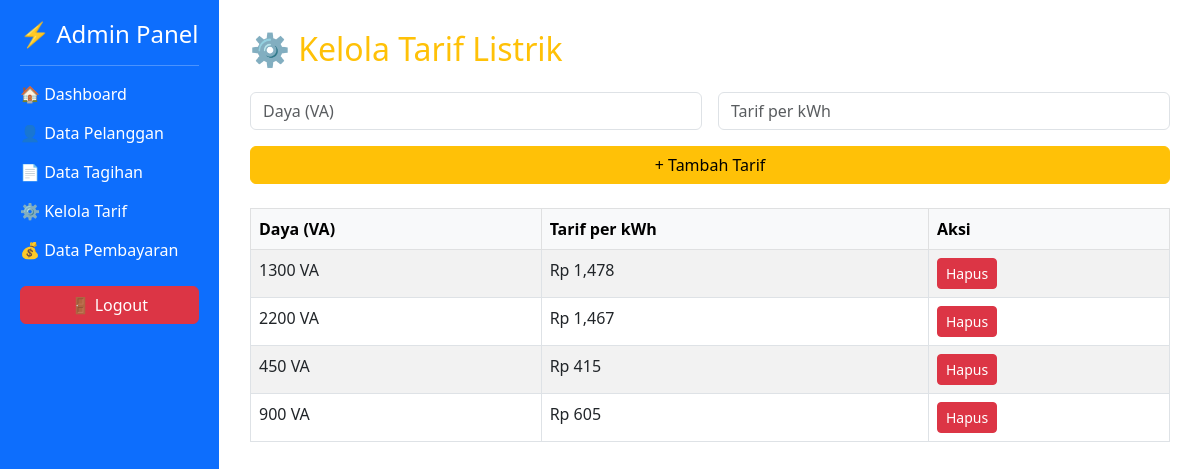
The app's page /admin/tarif/tarif.php (signed in), older data.
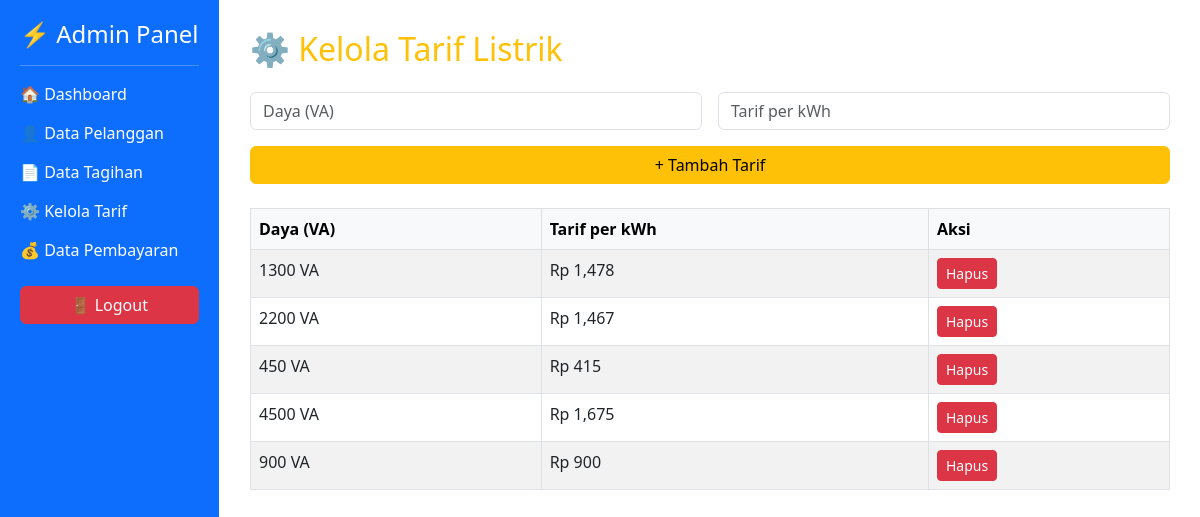
The same page, newer data.
### tables this page shows
CREATE TABLE IF NOT EXISTS `tarif` (
  `id_tarif` int NOT NULL AUTO_INCREMENT,
  `daya` varchar(20) DEFAULT NULL,
  `tarifperkwh` decimal(10,2) DEFAULT NULL,
  PRIMARY KEY (`id_tarif`)
);

### admin/tarif/tarif.php (the view, shortened to what this page needs)
<?php
include '../../config/database.php';
$tarif = $conn->query("SELECT * FROM tarif ORDER BY daya ASC");
?>
<!DOCTYPE html>
<html lang="id">
<head>
  <link href="https://cdn.jsdelivr.net/npm/bootstrap@5.3.0/dist/css/bootstrap.min.css" rel="stylesheet">
</head>
<body>
<div class="d-flex">
  <div class="sidebar position-fixed">
    <h4>⚡ Admin Panel</h4>
    <hr style="border-color:white;">
    <a href="../dashboard.php">🏠 Dashboard</a>
    <a href="../pelanggan/pelanggan.php">👤 Data Pelanggan</a>
    <a href="../tagihan/tagihan.php">📄 Data Tagihan</a>
    <a href="./tarif.php">⚙️ Kelola Tarif</a>
    <a href="../pembayaran/pembayaran.php">💰 Data Pembayaran</a>
    <a href="../../auth/logout.php" class="btn btn-danger mt-4">🚪 Logout</a>
  </div>
  <div class="main-content w-100">
    <h2 class="text-warning mb-4">⚙️ Kelola Tarif Listrik</h2>
    <div class="mb-4">
      <form method="post" class="row g-3">
        <div class="col-md-6">
          <input type="number" name="daya" placeholder="Daya (VA)" class="form-control" required>
        </div>
        <div class="col-md-6">
          <input type="number" name="tarif" placeholder="Tarif per kWh" class="form-control" required>
        </div>
        <div class="col-12">
          <button type="submit" name="tambah" class="btn btn-warning w-100">+ Tambah Tarif</button>
        </div>
      </form>
    </div>
    <div class="table-responsive">
      <table class="table table-bordered table-striped">
        <thead class="table-light">
          <tr>
            <th>Daya (VA)</th>
            <th>Tarif per kWh</th>
            <th>Aksi</th>
          </tr>
        </thead>
        <tbody>
          <?php while ($row = $tarif->fetch_assoc()) { ?>
          <tr>
            <td><?= $row['daya'] ?> VA</td>
            <td>Rp <?= number_format($row['tarifperkwh']) ?></td>
            <td>
              <a href="?hapus=<?= $row['id_tarif'] ?>" class="btn btn-sm btn-danger" onclick="return confirm('Yakin ingin hapus?')">Hapus</a>
            </td>
          </tr>
          <?php } ?>
        </tbody>
      </table>
    </div>
  </div>
</div>
</body>
</html>

Row changes from the older to the newer data that the page shows:
added tarif: daya "4500", tarifperkwh "1,675"
changed tarif (number 5 of 5 on the later page): tarifperkwh "605" → "900"
